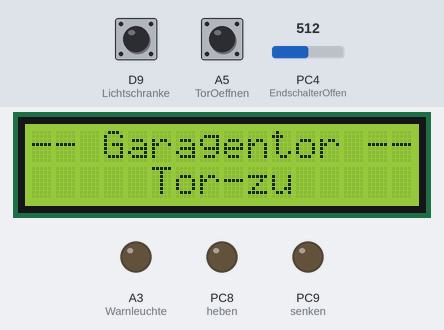
A sketch run on a simulated STM32 Nucleo. Parts: 16×2 character LCD, output pins drawn as LEDs (lit = HIGH). Dashed ring = blinking. The test bench sets the inputs (shaded band); at power-on: A5 (TorOeffnen) HIGH, D9 (Lichtschranke) HIGH, PC4 (EndschalterOffen) = 512 (analog values on the 0–1023 scale).

Above: at 1.2 s.
1.3 s: A5 (TorOeffnen) pulled LOW for 0.15 s
At 1.53 s:
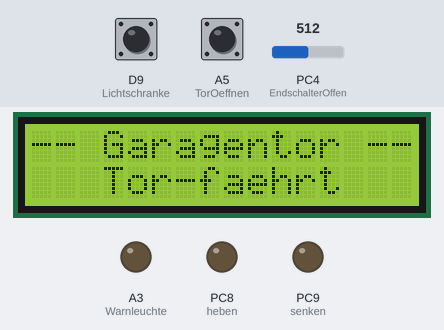
At 1.98 s:
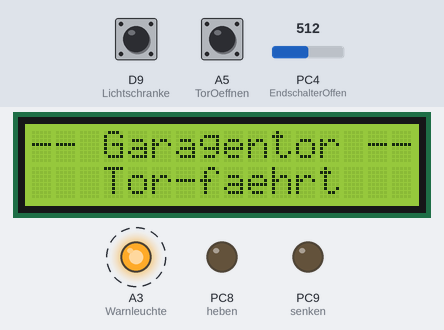
4.1 s: D9 (Lichtschranke) pulled LOW for 0.15 s
At 4.45 s:
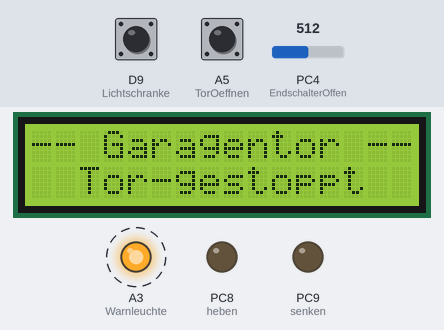
Timing chart, 0 to 10.8 s (numbered marks = the images above; inputs shaded):
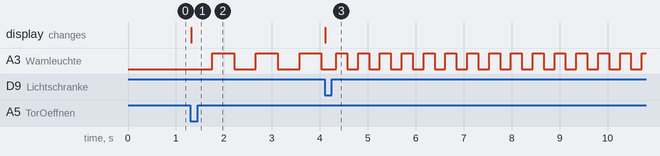

Measured:
- after the input at 1.3 s, A3 (Warnleuchte): alternates HIGH for 0.46 s and LOW for 0.46 s, starting after 0.46 s; the display: changes at once (image 1)
- after the input at 4.1 s, A3 (Warnleuchte): alternates HIGH for 0.23 s and LOW for 0.23 s, starting after 0.24 s; the display: changes at once (image 3)

The sketch:

Aufgabe_GaragentorMitForlage.ino
```cpp
/*
Name:
Datum: 07.09.2023
Aufgabe: Abi Musteraufgabe Garagentorsteuerung
         nach Vorlage UML-Zustandsdiagramm
Controller: NUCLEO64 L152RE

Anschlüsse Bedienfeld:
TorOeffnen       PC0 (Digital Input, hier Low aktiv, PullUp)
TorSchliessen    PC1 (Digital Input, hier Low aktiv, PullUp)
Geschwindigkeit  PB15 (Analog Input, Poti 3,3V)
LCD Anzeige      I2C (PB8=SCL, PB9=SDA)

Anschlüsse Garagentor:
Warnleuchte      PB0 (Digital Output)
heben            PC8 (PWM)
senken           PC9 (PWM)
EndschalterOffen PC4 (Digital Input, DIP-Schalter, PullUp)
EndschalterZu    PC5 (Digital Input, DIP-Schalter, PullUp)
Lichtschranke    PC7 (Ex-IR, DIP-Schalter, PullUp), fallende Flanke
*/

#include <Wire.h>                   //I2C Library
#include <LiquidCrystal_PCF8574.h>  //LCD Library
LiquidCrystal_PCF8574 lcd(0x27);    //LCD Library I2C-Adresse

//Zustände
#define Init 0
#define Geschlossen 1
#define Oeffnen 2
#define Offen 3
#define Schliessen 4
#define Gestoppt 5
int Zustand=Init;

#define TorOeffnen PC0
#define TorSchliessen PC1
#define Geschwindigkeit PB15

#define Warnleuchte PB0
#define heben PC8
#define senken PC9
#define EndschalterOffen PC4
#define EndschalterZu PC5
#define Lichtschranke PC7

static HardwareTimer mytimer = HardwareTimer(TIM2); //Beachte: TIM3 geht nicht, da für PWM benutzt wird!!!
char *Text[]={"   Tor-offen  ","     Tor-zu    ","  Tor-gestoppt  ","   Tor-faehrt  "};   //* ist erforderlich!!!

//-------------------------------------------
void setup()
{
  pinMode(TorOeffnen, INPUT_PULLUP);
  pinMode(TorSchliessen, INPUT_PULLUP);
  pinMode(Geschwindigkeit, INPUT);

  pinMode(Warnleuchte, OUTPUT);
  pinMode(heben, OUTPUT);
  pinMode(senken, OUTPUT);
  pinMode(EndschalterOffen, INPUT_PULLUP);
  pinMode(EndschalterZu, INPUT_PULLUP);
  pinMode(Lichtschranke, INPUT_PULLUP);

  analogReadResolution(12);  //default 10Bit ADC -> 4095
  analogWriteResolution(12);
  analogWriteFrequency(10000); //10kHz

  mytimer.setOverflow(1000, MICROSEC_FORMAT);  //1ms
  mytimer.setPrescaleFactor(500);    //500x1ms = 500ms = 0,5s
  mytimer.attachInterrupt(ISR_Timer);

  attachInterrupt(digitalPinToInterrupt(Lichtschranke),ISR_schnellstopp,FALLING);

  lcd.begin(16,2);            //LCD mit 16x2 Zeichen
  lcd.clear();                //Display löschen
  lcd.setBacklight(255);      //maximale Hindergrundbeleuchtung
  lcd.setCursor(0,0);         //Cursor setzen Spalte(0 bis 15),Zeile(0,1)
  lcd.print("-- Garagentor --"); //Text auf oberen Zeile
}

void loop(){
  switch(Zustand){
    case Init: Zustand = Geschlossen;
    motorstop();
    lcdOut(Text[1]);
    break;

    case Geschlossen:
    if(digitalRead(TorOeffnen) == 0){
      Zustand = Oeffnen;
      blinckenEin();
      lcdOut(Text[3]);
    }
    break;

    case Oeffnen:
    oeffnen();
    if(analogRead(EndschalterOffen) == HIGH){
      motorstop();
      lcdOut(Text[0]);
      digitalWrite(Warnleuchte, LOW);
      blinckenAus();
      Zustand = Offen;
    }
    break;

    case Offen:
    if(analogRead(TorSchliessen) == 0){
      blinckenEin();
      lcdOut(Text[3]);
      Zustand = Schliessen;
    }
    break;

    case Schliessen:
    schliessen();
    if(analogRead(EndschalterZu) == 1){
      Zustand = Geschlossen;
      motorstop();
      blinckenAus();
      lcdOut(Text[1]);
    }
    break;

    case Gestoppt:
    motorstop();
    if(analogRead(TorSchliessen) == 1){
      Zustand = Schliessen;
      lcdOut(Text[3]);
      Zustand = Schliessen;
    }

    if(analogRead(TorOeffnen) == 1){
       lcdOut(Text[3]);
       blinckenEin();
    }
    break;
  }
}

void oeffnen(){

}

void schliessen(){

}

void blinckenEin(){
  mytimer.resume();
}

void blinckenAus(){
  mytimer.pause();
  digitalWrite(Warnleuchte, LOW);
}

void motorstop(){

}

void lcdOut(String s){
  lcd.setCursor(0,1);
  lcd.print(s);
}

void ISR_Timer(){
  digitalToggle(Warnleuchte);
}

void ISR_schnellstopp(){
  lcdOut(Text[2]);
  doppelteFrequenz();
}

void normaleFrequenz(){
  mytimer.setPrescaleFactor(500); //500ms
}

void doppelteFrequenz(){
  mytimer.setPrescaleFactor(250); //250ms
}
```
